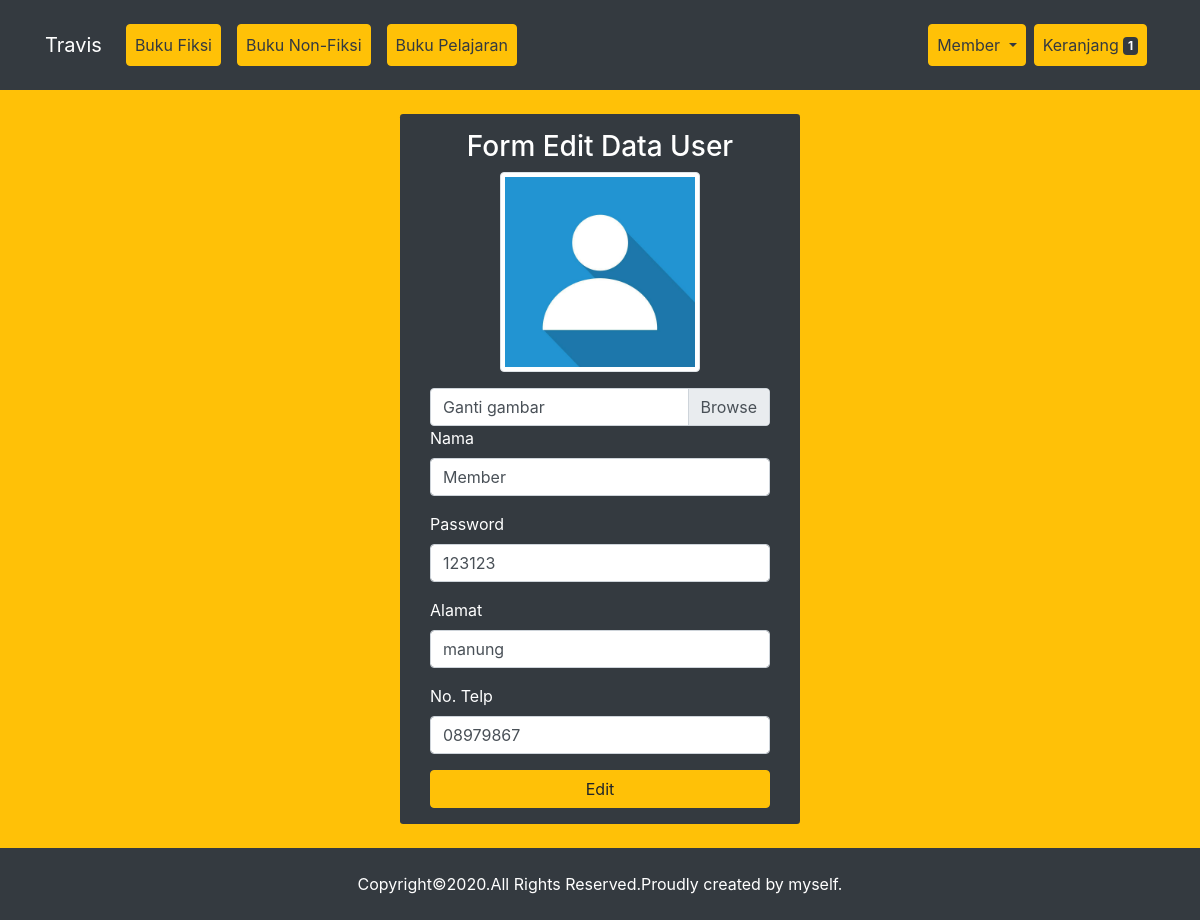
The app's page /profile_edit.php (signed in) with its own data.
### tables this page shows
CREATE TABLE `users` (
  `id` int(11) NOT NULL,
  `name` varchar(255) NOT NULL,
  `password` varchar(255) NOT NULL,
  `alamat` varchar(255) NOT NULL,
  `number` varchar(15) NOT NULL,
  `image` varchar(255) NOT NULL DEFAULT 'default.jpg',
  `role` int(1) NOT NULL DEFAULT 2
);

### function.php (called while the page is built, shortened)
<?php
$host = 'localhost';
$user_db = 'root';
$pass_db = '';
$db = 'juna';
$con = mysqli_connect($host,$user_db,$pass_db,$db);
function query($query){
    global $con;
    $rows = [];
    $hasil = mysqli_query($con, $query);
    while ($row = mysqli_fetch_assoc($hasil)) {
        $rows[] = $row;
    };
    return $rows;
}
?>

### profile_edit.php (the view, shortened to what this page needs)
<?php
include('function.php');
$id = $_SESSION['data'];
$hasil = query("SELECT * FROM users WHERE id='$id'")[0];
if (isset($_SESSION['data'])) {
     $row = mysqli_fetch_assoc(mysqli_query($con,"SELECT * FROM users WHERE id='$id'")) ;
    if ($row['role'] == 1) {
        $admin = true;
        $tambah = "<button type='button' class='btn btn-primary btn-lg mb-3' data-toggle='modal' data-target='#modalTambah'>Tambah Data Buku</button>";
        $button = '<li class="nav-item px-2">
                        <a class="nav-link btn btn-warning text-dark" href="users.php">Users List</a>
                    </li>';
    } else {
         $query = "SELECT * FROM cart JOIN books ON cart.id_buku =  books.id WHERE cart.id_user = '$id'";
        $badge = mysqli_num_rows(mysqli_query($con,$query));
        $button = "<li class='nav-item px-2'>
                        <a class='nav-link btn btn-warning text-dark' href='cart.php'>Keranjang <span class='badge badge-dark'>$badge</span></a>
                    </li>";
    }
}
include('templates/header.php');
?>
<section class="bg-warning py-4">
     <div class="container bg-dark text-white col-md-4 offset-md-4 py-3 rounded-sm">
        <h3 class="text-center">Form Edit Data User</h3>
        <div class="row">
            <div class="col">
                <div class="container">
                <form action="" method="POST" enctype="multipart/form-data">
                    <img class="img-thumbnail mb-3 mx-auto d-block" width="200px" src="assets/img/profile/<?= $hasil['image'] ?>" alt="">
                    <div class="custom-file">
                        <label class="custom-file-label" for="customFile">Ganti gambar</label>
                    </div>
                    <div class="form-group">
                        <label for="name">Nama</label>
                        <input type="text" class="form-control" id="name" placeholder="Nama" name="name" value="<?= $hasil['name']; ?>">
                    </div>
                    <div class="form-group">
                        <label for="password">Password</label>
                        <input type="text" class="form-control" id="password" placeholder="Password" name="password" value="<?= $hasil['password']; ?>">
                    </div>
                    <div class="form-group">
                        <label for="alamat">Alamat</label>
                        <input type="text" class="form-control" id="alamat" placeholder="alamat" name="alamat" value="<?= $hasil['alamat']; ?>">
                    </div>
                    <div class="form-group">
                        <label for="number">No. Telp</label>
                        <input type="number" class="form-control" id="number" placeholder="number Buku" name="number" value="<?= $hasil['number']; ?>">
                    </div>
                    <button type="submit" class="btn btn-warning w-100" name="edit">Edit</button>
                </form>
            </div>
        </div>
     </div>
 </section>
<?php include('templates/footer.php'); ?>

### templates/header.php (shortened to what this page needs)
<!DOCTYPE html>
<html lang="en">
<head>
    <link rel="stylesheet" href="assets/css/style.css">
    <link rel="stylesheet" href="https://stackpath.bootstrapcdn.com/bootstrap/4.5.2/css/bootstrap.min.css"
 />
</head>
<body>
    <nav class="navbar navbar-expand-lg navbar-dark bg-dark py-4">
        <div class="container">
            <a class="navbar-brand" href="#">Travis</a>
            <div class="collapse navbar-collapse" id="navbarNav">
                <ul class="navbar-nav mr-auto">
                    <li class="nav-item px-2">
                        <a class="nav-link btn btn-warning text-dark" href="index.php">Buku Fiksi</a>
                    </li>
                    <li class="nav-item px-2">
                        <a class="nav-link btn btn-warning text-dark" href="non-fiksi.php">Buku Non-Fiksi</a>
                    </li>
                    <li class="nav-item px-2">
                        <a class="nav-link btn btn-warning text-dark" href="pelajaran.php">Buku Pelajaran</a>
                    </li>
                </ul>
                <ul class="navbar-nav ml-auto">
                    <?php if (isset($_SESSION['data'])) : ?>
                    <li class="nav-item dropdown">
                        <a class="nav-link dropdown-toggle btn btn-warning text-dark" href="#" id="navbarDropdown"
                            role="button" data-toggle="dropdown" aria-haspopup="true" aria-expanded="false">
                            <?= $row['name'] ?>
                        </a>
                    </li>
                    <?php endif ?>
                    <?= $button; ?>
                </ul>
            </div>
        </div>
    </nav>

### assets/css/style.css (style rules this page uses)
.form-group input[type=number] { -moz-appearance: textfield; }
section { min-height: 84vh !important; }

### records on screen
users: name "Member", image (placeholder picture), password "123123", alamat "manung", number "08979867"

### other values on screen
$badge "1"
